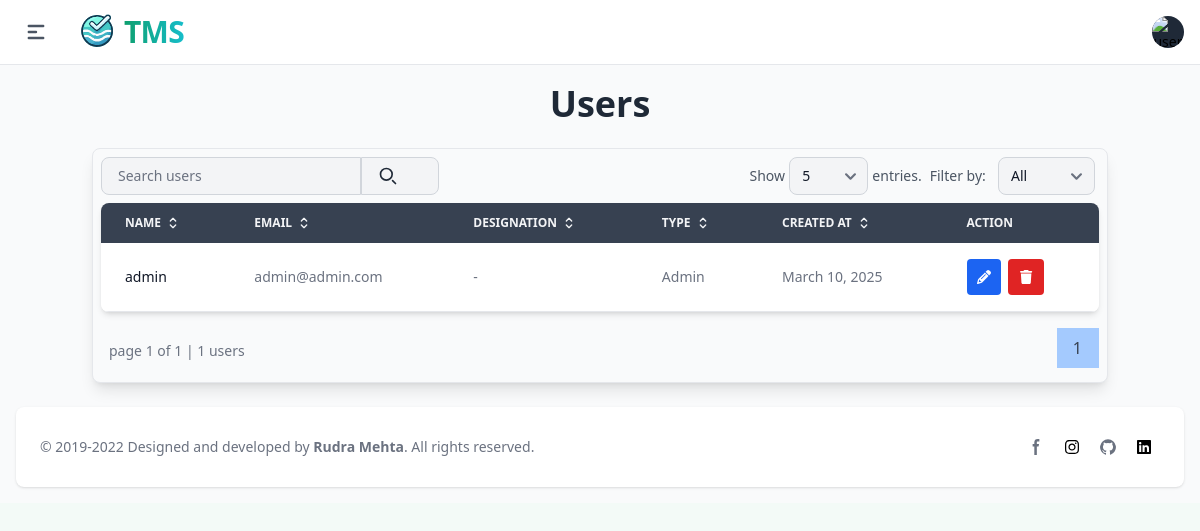
The page /users/ (signed in) on the database as committed earlier.
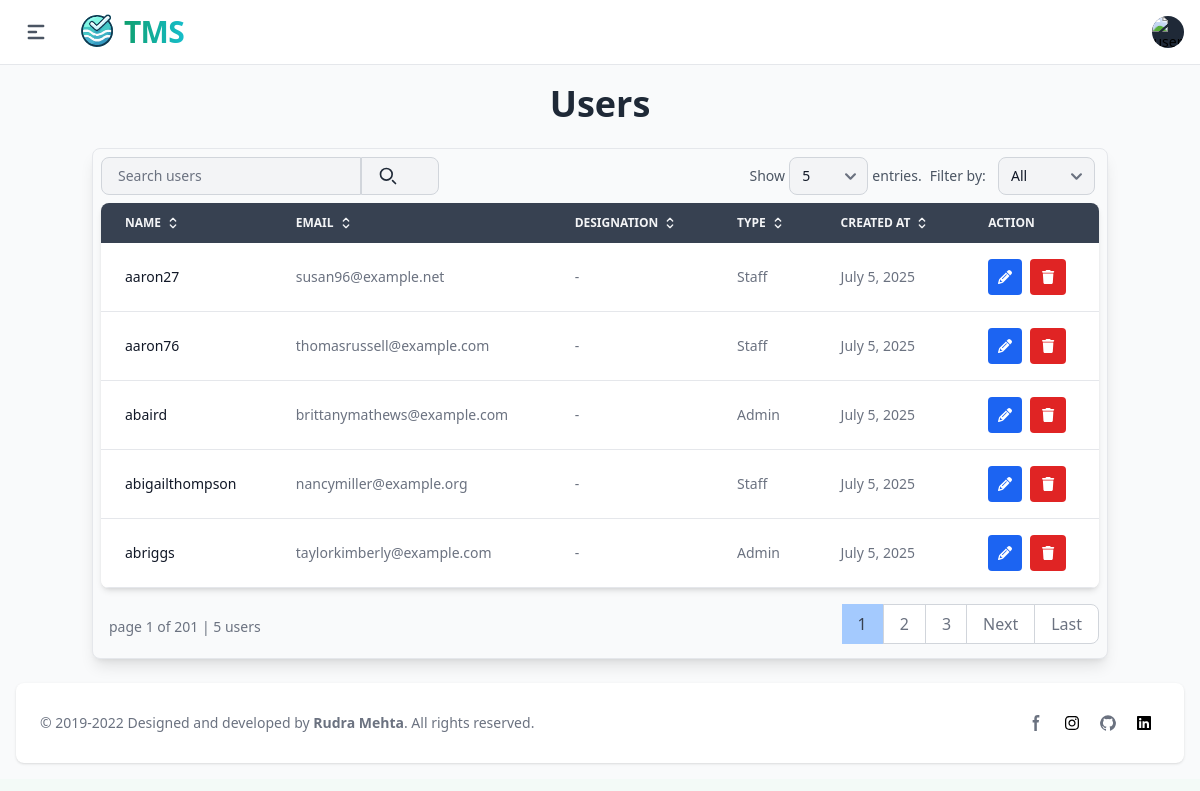
The same page on the database as committed later.
### apps/auth/models.py (models this page shows, shortened)
class UserModel(AbstractBaseUser, PermissionsMixin, CreatedUpdatedAt):
    id = models.UUIDField(primary_key=True, default=uuid.uuid4, editable=False, unique=True)
    is_active = models.BooleanField(default=False)
    is_staff = models.BooleanField(default=False)
    user_image = models.ImageField(upload_to='user_image',null=True, blank=True)
    username = models.CharField(max_length=50, unique=True)
    is_deleted = models.BooleanField(default=False)
    email = models.EmailField(unique=True, max_length=50)
    groups = models.ManyToManyField(Group, related_name='user_model_groups', blank=True)
    user_permissions = models.ManyToManyField(Permission, related_name='user_model_permissions', blank=True)
    USERNAME_FIELD = "email"
    REQUIRED_FIELDS = ['username']
    objects = UserManager()

### apps/user_mgmt/views.py (the view)
# urls.py: path('users/', UsersView.as_view(), name="users"),
class UsersView(View):
    def get(self, request):
        search_query = request.GET.get('search', None)
        filter = request.GET.get('filter', None)
        search_fields = ['username', 'email']
        users = UserModel.objects.all().exclude(is_deleted=True).order_by("username")
        filter_map = {
            "is_staff": filter_by_staff,
            "is_superuser": filter_by_superuser,
            "is_active": filter_by_user
        }
        if filter in filter_map:
            users = filter_map[filter](users)
        if search_query:
            users = search(search_query, users, search_fields)
        count = request.GET.get('count', 5)
        page_number = request.GET.get('page', 1)
        page_obj = get_paginated_response(users, count, page_number)
        return render(request, 'user_mgmt/users.html', {'page_obj': page_obj})

### apps/templates/user_mgmt/users.html (shortened to what this page needs)
{% extends "base/base.html" %}
{% load static %}
{% block content %}
<div class="container mx-auto px-1 py-1 max-w-screen">
    <h1 class="text-4xl font-bold text-center mb-6 text-gray-800 dark:text-gray-100">Users</h1>
    <section class="bg-gray-50 border border-gray-200 dark:bg-gray-900 p-2 rounded-lg shadow-lg">
        <div class="flex flex-col sm:flex-row justify-between items-center mb-2 ">
            <div class="flex items-center w-full sm:w-auto">
                <form action="" method="GET" class="flex">
                    <div class="relative w-full sm:w-auto">
                        <input type="text" id="search" name="search" value="{{ request.GET.search }}" placeholder="Search users" class="bg-gray-100 border border-gray-300 text-gray-900 text-sm rounded-l-lg focus:ring-primary-600 focus:border-primary-600 w-full px-4 py-2 pr-10 dark:bg-gray-700 dark:border-gray-600 dark:placeholder-gray-400 dark:text-white dark:focus:ring-primary-500 dark:focus:border-primary-500" >
                    </div>
                    <div class="relative w-full sm:w-auto">
                    <button type="submit" class="bg-gray-100 border border-gray-300 text-gray-900 text-sm rounded-r-lg focus:ring-primary-600 focus:border-primary-600 w-full px-4 py-2 pr-10 dark:bg-gray-700 dark:border-gray-600 dark:placeholder-gray-400 dark:text-white dark:focus:ring-primary-500 dark:focus:border-primary-500" >
                        <svg class="w-5 h-5 text-gray-800 dark:text-white" aria-hidden="true" xmlns="http://www.w3.org/2000/svg" width="14" height="14" fill="none" viewBox="0 0 24 24">
                            <path stroke="currentColor" stroke-linecap="round" stroke-width="2" d="m21 21-3.5-3.5M17 10a7 7 0 1 1-14 0 7 7 0 0 1 14 0Z"/>
                        </svg>
                    </button>
                    </div>
                </form>
            </div>
            <div class="flex items-center w-full sm:w-auto">
                <div class="px-1">
                    <label for="userCount" class="text-sm text-gray-600">Show</label>
                    <select id="userCount" class="bg-gray-100 border border-gray-300 text-gray-900 text-sm rounded-lg focus:ring-primary-600 focus:border-primary-600 w-auto px-3 py-2 dark:bg-gray-700 dark:border-gray-600 dark:placeholder-gray-400 dark:text-white dark:focus:ring-primary-500 dark:focus:border-primary-500" onchange="updateUserCount(this.value)">
                        <option value="5" {% if page_obj.paginator.per_page == 5 %}selected{% endif %}>5</option>
                    </select>
                    <span class="text-sm text-gray-600">entries. </span>
                </div>
               <div class="px-1">
                <form action="" method="GET">
                        <label for="userFilter" class="text-sm text-gray-600 mr-2">Filter by:</label>
                        <select id="userFilter" id="filter" name="filter" class="bg-gray-100 border border-gray-300 text-gray-900 text-sm rounded-lg focus:ring-primary-600 focus:border-primary-600 w-auto px-3 py-2 dark:bg-gray-700 dark:border-gray-600 dark:placeholder-gray-400 dark:text-white dark:focus:ring-primary-500 dark:focus:border-primary-500" onchange="filterUser(this.value)">
                            <option value="">All</option>
                        </select>
                </form>
                </div>
            </div>
        </div>
        <div class="bg-white dark:bg-gray-800 rounded-lg shadow-md overflow-hidden">
            <div class="overflow-x-auto block">
                <table  id="users-table" class="min-w-full text-nowrap text-sm text-left text-gray-500 dark:text-gray-400">
                    <thead class="text-xs uppercase bg-gray-700 text-gray-100 dark:bg-gray-700 dark:text-gray-400">
                        <tr>
                            <th scope="col" class="px-6 py-3">
                                <span class="flex uppercase items-center">
                                    Name
                                    <svg class="w-4 h-4 ms-1" aria-hidden="true" xmlns="http://www.w3.org/2000/svg" width="24" height="24" fill="none" viewBox="0 0 24 24">
                                        <path stroke="currentColor" stroke-linecap="round" stroke-linejoin="round" stroke-width="2" d="m8 15 4 4 4-4m0-6-4-4-4 4"/>
                                    </svg>
                                </span>
                            </th>
                            <th scope="col" class="px-6 py-3">
                                <span class="flex uppercase items-center">
                                    Email
                                    <svg class="w-4 h-4 ms-1" aria-hidden="true" xmlns="http://www.w3.org/2000/svg" width="24" height="24" fill="none" viewBox="0 0 24 24">
                                        <path stroke="currentColor" stroke-linecap="round" stroke-linejoin="round" stroke-width="2" d="m8 15 4 4 4-4m0-6-4-4-4 4"/>
                                    </svg>
                                </span>
                            </th>
                            <th scope="col" class="px-6 py-3">
                                <span class="flex uppercase items-center">
                                    Designation
                                    <svg class="w-4 h-4 ms-1" aria-hidden="true" xmlns="http://www.w3.org/2000/svg" width="24" height="24" fill="none" viewBox="0 0 24 24">
                                        <path stroke="currentColor" stroke-linecap="round" stroke-linejoin="round" stroke-width="2" d="m8 15 4 4 4-4m0-6-4-4-4 4"/>
                                    </svg>
                                </span>
                            </th>
                            <th scope="col" class="px-6 py-3">
                                <span class="flex uppercase items-center">
                                    Type
                                    <svg class="w-4 h-4 ms-1" aria-hidden="true" xmlns="http://www.w3.org/2000/svg" width="24" height="24" fill="none" viewBox="0 0 24 24">
                                        <path stroke="currentColor" stroke-linecap="round" stroke-linejoin="round" stroke-width="2" d="m8 15 4 4 4-4m0-6-4-4-4 4"/>
                                    </svg>
                                </span>
                            </th>
                            <th scope="col" class="px-6 py-3">
                                <span class="flex uppercase items-center">
                                    Created At
                                    <svg class="w-4 h-4 ms-1" aria-hidden="true" xmlns="http://www.w3.org/2000/svg" width="24" height="24" fill="none" viewBox="0 0 24 24">
                                        <path stroke="currentColor" stroke-linecap="round" stroke-linejoin="round" stroke-width="2" d="m8 15 4 4 4-4m0-6-4-4-4 4"/>
                                    </svg>
                                </span>
                            </th>
                            <th scope="col" class="px-6 py-3">Action</th>
                        </tr>
                    </thead>
                    <tbody class="bg-white dark:bg-gray-800">
                        {% for user in page_obj %}
                        <tr class="border-b dark:border-gray-700 hover:bg-gray-100 dark:hover:bg-gray-700 transition">
                            <th scope="row" class="px-6 py-4 font-medium text-gray-900 dark:text-white whitespace-nowrap">
                                {{user.username}}
                            </th>
                            <td class="px-6 py-4">
                               {{user.email}}
                            </td>
                            <td class="px-6 py-4">
                                -
                            </td>
                            <td class="px-6 py-4">
                                {% if user.is_superuser %}
                                    Admin
                                {% elif user.is_staff %}
                                    Staff
                                {% else %}
                                    User
                                {% endif %}
                            </td>
                            <td class="px-6 py-4">{{user.created_at|date}}</td>
                            <td class="px-6 py-4 items-center space-x-1 block">
                                <a href="#" class="inline-block text-white bg-blue-600 hover:bg-blue-800 dark:bg-blue-400 dark:hover:bg-blue-600 focus:outline-none focus:ring-2 focus:ring-blue-200 focus:ring-offset-2 rounded px-2.5 py-2">
                                    <i class="fas fa-pencil"></i>
                                </a>
                                <form id="deleteForm" method="post" class="inline-block">
                                    <button type="button" onclick="get_action('#')" id="deleteButton" data-modal-target="deleteModal" data-modal-toggle="deleteModal" class="text-white bg-red-600 hover:bg-red-800 dark:bg-red-400 dark:hover:bg-red-600 focus:outline-none focus:ring-2 focus:ring-red-200 focus:ring-offset-2 rounded px-3 py-2">
                                        <i class="fas fa-trash"></i>
                                    </button>
                                </form>
                            </td>
                        </tr>
                        {% endfor %}
                    </tbody>
                </table>
            </div>
        </div>
        {% include "tables/pagination.html" %}
    </section>
</div>
{% endblock content %}

Rows that differ between the two databases and show on the page:
no longer on this page (row unchanged): UserModel: username "admin", email "admin@admin.com", is_superuser "Admin", created_at "March 10, 2025"
added UserModel: username "aaron27", email "susan96@example.net", is_superuser "Staff", created_at "July 5, 2025"
added UserModel: username "aaron76", email "thomasrussell@example.com", is_superuser "Staff", created_at "July 5, 2025"
added UserModel: username "abaird", email "brittanymathews@example.com", is_superuser "Admin", created_at "July 5, 2025"
added UserModel: username "abigailthompson", email "nancymiller@example.org", is_superuser "Staff", created_at "July 5, 2025"
added UserModel: username "abriggs", email "taylorkimberly@example.com", is_superuser "Admin", created_at "July 5, 2025"
Other text that changed with them:
{{ page_obj.paginator.num_pages }}: "1" → "201"
{{ page_obj|length }}: "1" → "5"
new list line: "2"
new list line: "3"
text now shown: "Next Last"
